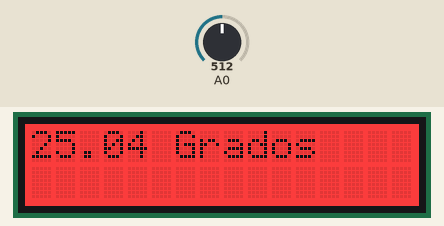
A sketch run on a simulated Arduino Uno, built with avr-gcc and run on an emulated ATmega328P. Parts: 16×2 character LCD. The inputs (shaded band) are chosen by the test bench; at power-on: A0 = 512.

Above: at 1.2 s.
1.3 s: A0 set to 503
At 4.3 s:
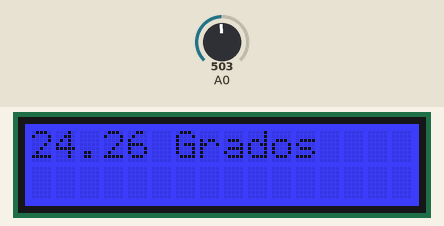
7.6 s: A0 set to 511
At 10.0 s:
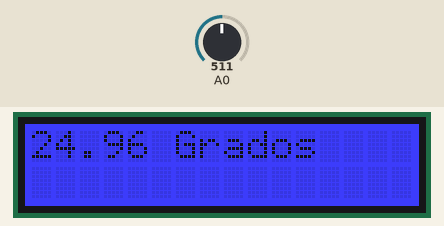
13.6 s: A0 set to 306
At 15.6 s:
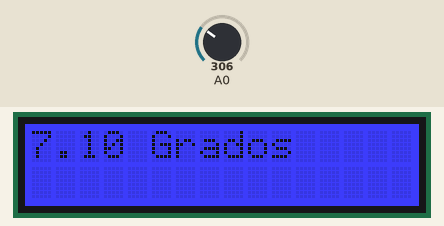
Timing chart, 0 to 17.1 s (numbered marks = the images above; inputs shaded):
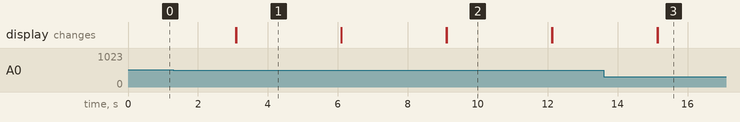

The sketch:

temperatura_lcd_display_1.ino
```cpp
#include <Servo.h>
#include <Wire.h>
#include "rgb_lcd.h"

rgb_lcd lcd;

int a;
int del=3000; // cada cuanto se lee la temperatura
float temperatura;
int B=3975;
float resistance;

void setup()
{
  Serial.begin(9600);
  lcd.begin(16, 2);

}

void loop()
{
  a=analogRead(0);
  resistance=(float)(1023-a)*10000/a;
  temperatura=1/(log(resistance/10000)/B+1/298.15)-273.15;
  lcd.print(temperatura);
  lcd.print(" Grados");
  float calor = 25.00;

  //cambio de color con base en temperatura
  if (temperatura >= calor){
     lcd.setRGB(255,0,0);
    }
  else if(temperatura <= calor){
     lcd.setRGB(0,0,255);
    }
  else{
    lcd.setRGB(0,255,0);
    }
   //termometro analogo
  delay(del);
  lcd.clear();
}
```

Measured:
- the behaviour switches between 512 and 511 on A0 (found by bisection; images 0 and 1)
- after the input at 1.3 s, the display: first differs from a run without the input after 1.8 s (image 1)
- after the input at 7.6 s, the display: first differs from a run without the input after 1.5 s (image 2)
- after the input at 13.6 s, the display: first differs from a run without the input after 1.5 s (image 3)
- what the display in image 1 shows lasts 3.0 s, from 3.1 s to 6.1 s
